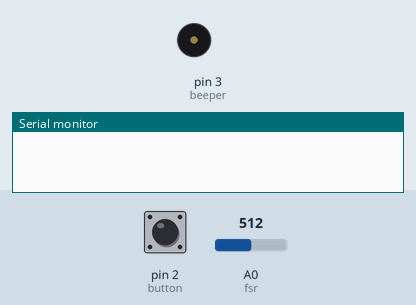
Bench run of a sketch on a simulated Arduino Uno, built with avr-gcc and run on an emulated ATmega328P. On the bench: buzzer (waves = sounding), the last lines printed to the serial monitor. The inputs (shaded band) are chosen by the test bench; at power-on: pin 2 (button) LOW, A0 (fsr) = 512.

Above: at 1.2 s.
1.3 s: pin 2 (button) pulled HIGH for 0.15 s
At 2.8 s:
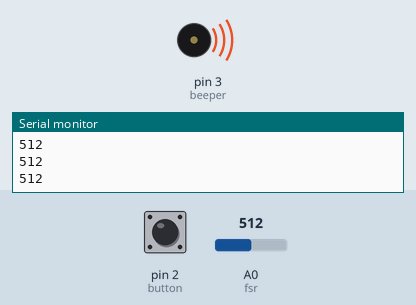
Timing chart, 0 to 4.3 s (numbered marks = the images above; inputs shaded):
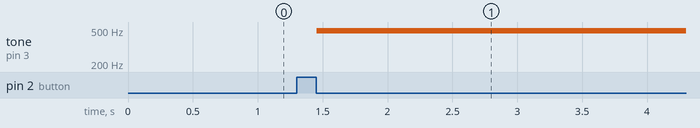

The sketch:

drumkit.ino
```cpp
const int fsr = 0;
const int pot = A2;
const int button = 2;
const int beeper = 3;

enum state {
    HOLD,
    RECORD,
    PLAY,
    NUM_STATES
};

int *hits;
int maxBeats = 850; //Max memory!
int lastBeat = 0;
int buttonState = 0;
enum state recording = HOLD;
int beatIndex = 0;
int delayms = 5;
int tempoDivisor = 100;


void setup() {
    pinMode(fsr, INPUT);
    pinMode(button, INPUT);
    pinMode(beeper, OUTPUT);
    Serial.begin(9600);
    hits = (int *)malloc(maxBeats * sizeof(int));
}

void loop() {
    buttonState = digitalRead(button);
    //Serial.println(hits[beatIndex]);
    /*
    Serial.print(recording);
    Serial.print("\t");
    Serial.print(beatIndex);
    Serial.print("\t");
    Serial.print(analogRead(fsr));
    Serial.print("\n");
    */

    //Advance mode
    if (buttonState == HIGH) {
        //Loop until released
        while (digitalRead(button) == HIGH) ;
        nextState();
    } else { //Handle action in current mode
        stateAction();
    }
    if (recording == PLAY) {
      delay(max(1, analogRead(pot)/tempoDivisor));
    } else {
      delay(delayms);
    }
}


//Manage setup for new state
//Perhaps add tricolor LED to indicate state? (R - recording,
//      G - playback, B - hold?)
void nextState() {
    analogWrite(beeper, 0); //Stop any sound
    switch (recording) {
        case HOLD:
            recording = RECORD;
            for (int i = 0; i < maxBeats; i++) {
               hits[i] = 0;
            }
            beatIndex = 0;
            break;
        case RECORD:
            recording = PLAY;
            lastBeat = beatIndex;
            beatIndex = 0;
            break;
        case PLAY:
            recording = HOLD;
            break;
    }
}


void play(int index) {
    if (hits[index] > 0) {
        analogWrite(beeper,100);
    } else {
        analogWrite(beeper, 0);
    }
}

void record(int index) {
    hits[index] = analogRead(fsr);
    if (hits[index] < 30) { hits[index] = 0; }
    if (hits[index] > 0) { Serial.println(hits[index]); }
    play(index);
}

void stateAction() {
    switch (recording) {
        case HOLD:
            break;
        case RECORD:
            record(beatIndex);
            beatIndex = (beatIndex + 1) % maxBeats;
            break;
        case PLAY:
            play(beatIndex);
            beatIndex = (beatIndex + 1) % lastBeat;
            break;
    }

}
```

Measured:
- after the input at 1.3 s, tone on pin 3 (beeper): silent → 490 Hz after 0.16 s
